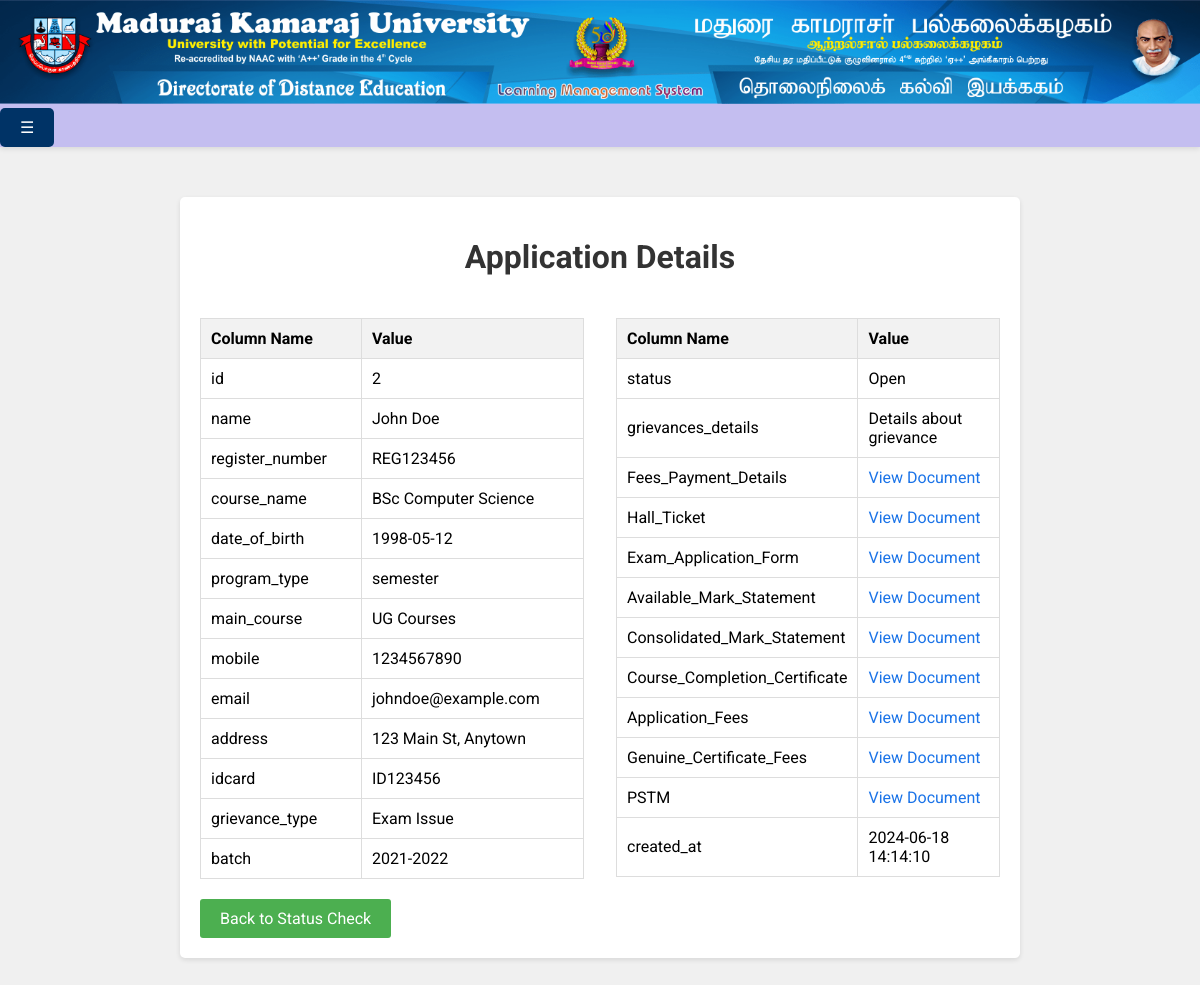
/view_details.php?timestamp=2024-06-18 14:14:10, run on the app's committed database.
### tables this page shows
CREATE TABLE `grievances` (
  `id` int(11) NOT NULL,
  `name` varchar(255) DEFAULT NULL,
  `register_number` varchar(255) DEFAULT NULL,
  `course_name` varchar(255) DEFAULT NULL,
  `date_of_birth` date DEFAULT NULL,
  `program_type` varchar(255) DEFAULT NULL,
  `main_course` varchar(255) DEFAULT NULL,
  `mobile` varchar(20) DEFAULT NULL,
  `email` varchar(255) DEFAULT NULL,
  `address` text DEFAULT NULL,
  `idcard` varchar(255) DEFAULT NULL,
  `grievance_type` varchar(255) DEFAULT NULL,
  `batch` varchar(50) DEFAULT NULL,
  `status` varchar(50) DEFAULT NULL,
  `grievances_details` text DEFAULT NULL,
  `Fees_Payment_Details` varchar(255) DEFAULT NULL,
  `Hall_Ticket` varchar(255) DEFAULT NULL,
  `Exam_Application_Form` varchar(255) DEFAULT NULL,
  `Available_Mark_Statement` varchar(255) DEFAULT NULL,
  `Consolidated_Mark_Statement` varchar(255) DEFAULT NULL,
  `Course_Completion_Certificate` varchar(255) DEFAULT NULL,
  `Application_Fees` varchar(255) DEFAULT NULL,
  `Genuine_Certificate_Fees` varchar(255) DEFAULT NULL,
  `PSTM` varchar(255) DEFAULT NULL,
  `created_at` timestamp NOT NULL DEFAULT current_timestamp()
);

### view_details.php (the view, shortened to what this page needs)
<!DOCTYPE html>
<html lang="en">
<head>
    <link rel="stylesheet" href="css/view_details.css">
    <link rel="stylesheet" href="css/toggle.css">
</head>
<body>
<header>
        <img src="CFR.png" alt="Banner image not found">
        <button id="toggleButton">☰</button>
    </header>
    <div class="container">
        <h1>Application Details</h1>
        <?php
        $servername = "localhost";
        $username = "root";
        $password = "";
        $dbname = "vinzo1";
        $conn = new mysqli($servername, $username, $password, $dbname);
        if (isset($_GET['timestamp'])) {
            $timestamp = $_GET['timestamp'];
            $stmt = $conn->prepare("SELECT * FROM grievances WHERE created_at = ?");
            $stmt->bind_param("s", $timestamp);
            $stmt->execute();
            $result = $stmt->get_result();
            if ($result->num_rows > 0) {
                $row = $result->fetch_assoc();
                $half = ceil(count($row) / 2);
                $columns = array_keys($row);
                $values = array_values($row);
                echo '<div class="details-container">';
                echo '<div class="details-column">';
                echo '<table>';
                echo '<tr><th>Column Name</th><th>Value</th></tr>';
                for ($i = 0; $i < $half; $i++) {
                    $column = htmlspecialchars($columns[$i]);
                    $value = htmlspecialchars($values[$i]);
                    if (in_array($column, ['document1', 'document2', 'document3', 'document4', 'document5', 'document6', 'document7', 'document8', 'document9'])) {
                        echo "<tr><td>$column</td><td><a class='document-link' href='uploads/$value' target='_blank'>View Document</a></td></tr>";
                    } else {
                        echo "<tr><td>$column</td><td>$value</td></tr>";
                    }
                }
                echo '</table>';
                echo '</div>';
                echo '<div class="details-column">';
                echo '<table>';
                echo '<tr><th>Column Name</th><th>Value</th></tr>';
                for ($i = $half; $i < count($columns); $i++) {
                    $column = htmlspecialchars($columns[$i]);
                    $value = htmlspecialchars($values[$i]);
                    if (in_array($column, ['Fees_Payment_Details','Hall_Ticket','Exam_Application_Form','Available_Mark_Statement','Consolidated_Mark_Statement','Course_Completion_Certificate','Application_Fees','Genuine_Certificate_Fees','PSTM',])) {
                        echo "<tr><td>$column</td><td><a class='document-link' href='uploads/$value' target='_blank'>View Document</a></td></tr>";
                    } else {
                        echo "<tr><td>$column</td><td>$value</td></tr>";
                    }
                }
                echo '</table>';
                echo '</div>';
                echo '</div>';
            } else {
                echo "<p>No records found for the given timestamp.</p>";
            }
        } else {
            echo "<p>Invalid request.</p>";
        }
        ?>
        <a href="status_check.html" class="back-button">Back to Status Check</a>
    </div>
</body>
</html>

### css/view_details.css (style rules this page uses)
body { font-family: 'Roboto', sans-serif; margin: 0; padding: 0; background-color: #f0f0f0; }
header img { width: 100%; }
.container { width: 80%; max-width: 800px; margin: 50px auto; padding: 20px; background-color: #fff; border-radius: 5px; box-shadow: 0 2px 5px rgba(0, 0, 0, 0.1); }
h1 { text-align: center; color: #333; }
.details-container { display: flex; justify-content: space-between; }
.details-column { width: 48%; }
table { width: 100%; border-collapse: collapse; margin-top: 20px; }
th, td { padding: 10px; border: 1px solid #ddd; text-align: left; }
th { background-color: #f2f2f2; font-weight: bold; }
.back-button { display: inline-block; margin-top: 20px; padding: 10px 20px; background-color: #4CAF50; color: white; text-decoration: none; border-radius: 3px; text-align: center; }
.document-link { color: #1a73e8; text-decoration: none; }

### css/toggle.css (style rules this page uses)
header { position: sticky; top: 0; width: 100%; background-color: rgba(192, 186, 241, 0.9); z-index: 1000; box-shadow: 0 2px 5px rgba(0, 0, 0, 0.1); }
button#toggleButton { background-color: #003366; color: white; padding: 10px 20px; border: none; cursor: pointer; font-size: 16px; border-radius: 5px; }

### data on the page
grievances: id "2", name "John Doe", register_number "REG123456", course_name "BSc Computer Science", date_of_birth "1998-05-12", program_type "semester", main_course "UG Courses", mobile "1234567890", email "johndoe@example.com", address "123 Main St, Anytown", idcard "ID123456", grievance_type "Exam Issue", batch "2021-2022", status "Open", grievances_details "Details about grievance", created_at "2024-06-18 14:14:10"

### other printed values
$column "id"
$column "name"
$column "register_number"
$column "course_name"
$column "date_of_birth"
$column "program_type"
$column "main_course"
$column "mobile"
$column "email"
$column "address"
$column "idcard"
$column "grievance_type"
$column "batch"
$column "status"
$column "grievances_details"
